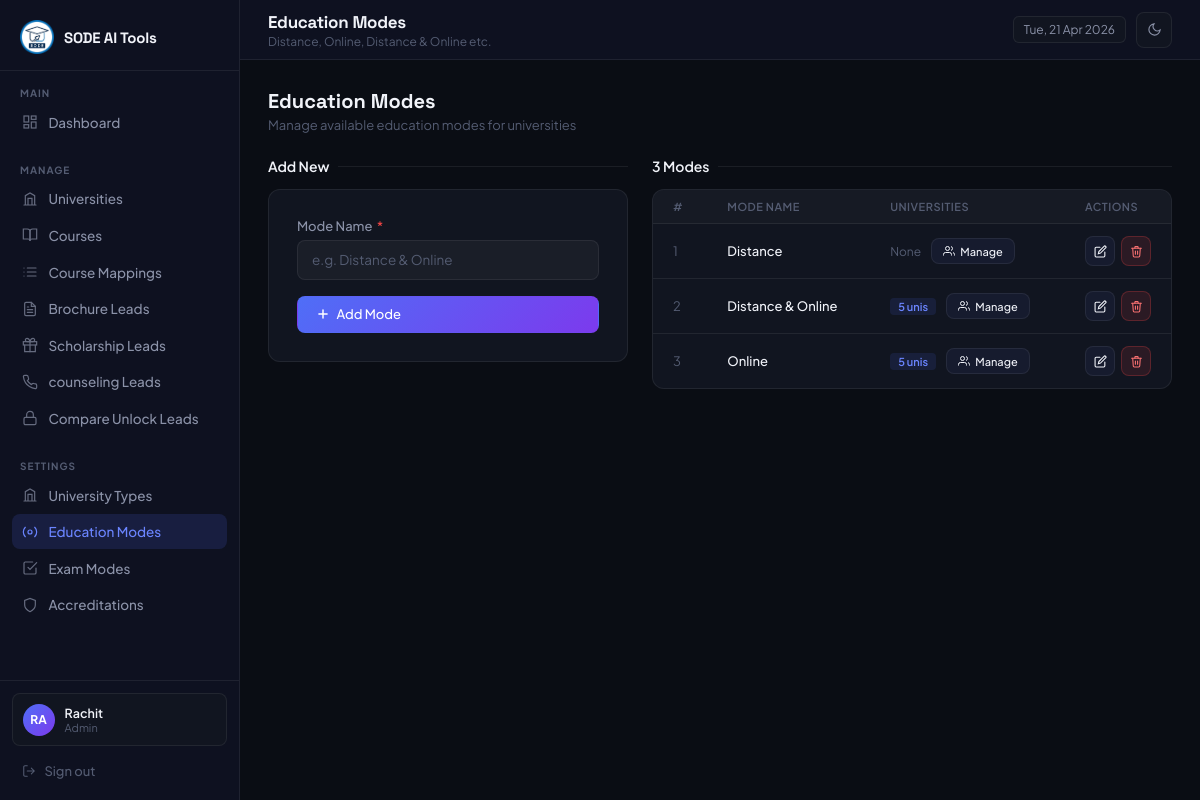
The page /admin/masters/modes.php (signed in) on the database its author committed.
### tables this page shows
CREATE TABLE `education_modes` (
  `id` tinyint(3) UNSIGNED NOT NULL,
  `mode_name` varchar(100) NOT NULL
);

### includes/helpers.php (called while the page is built, shortened)
<?php
function e(mixed $val): string {
    return htmlspecialchars((string)$val, ENT_QUOTES, 'UTF-8');
}

### admin/masters/modes.php (the view, shortened to what this page needs)
<?php
require_once '../../includes/db.php';
require_once '../../includes/helpers.php';
$edit_item = null;
$all = $pdo->query("SELECT m.*, COUNT(um.university_id) as usage_count
    FROM education_modes m
    LEFT JOIN university_education_modes um ON um.education_mode_id=m.id
    GROUP BY m.id ORDER BY m.mode_name ASC")->fetchAll();
?>
<!DOCTYPE html>
<html lang="en">
<head>
</head>
<body>
  <?php require_once __DIR__ . '/../includes/sidebar.php'; ?>
  <main class="main">
    <?php require_once __DIR__ . '/../includes/topbar.php'; ?>
    <div class="content">
      <div class="page-header">
        <div>
          <h3>Education Modes</h3>
          <p>Manage available education modes for universities</p>
        </div>
      </div>
      <div class="master-wrap">
        <div>
          <?php if (!$edit_item): ?>
            <div class="section-title">Add New</div>
            <div class="form-card">
              <form method="POST">
                <div class="form-group" style="margin-bottom:1rem;">
                  <label>Mode Name <span class="req">*</span></label>
                  <input type="text" name="name" class="form-control" placeholder="e.g. Distance & Online"
                    value="<?= e($_POST['name'] ?? '') ?>" autofocus>
                </div>
                <button type="submit" class="btn btn-primary" style="width:100%;">
                  <svg width="14" height="14" viewBox="0 0 24 24" fill="none" stroke="currentColor" stroke-width="2.5"
                    stroke-linecap="round">
                    <line x1="12" y1="5" x2="12" y2="19" />
                    <line x1="5" y1="12" x2="19" y2="12" />
                  </svg>
                  Add Mode
                </button>
              </form>
            </div>
          <?php endif; ?>
        </div>
        <div>
          <div class="section-title"><?= count($all) ?> Modes</div>
          <div class="panel">
            <table>
              <thead>
                <tr>
                  <th>#</th>
                  <th>Mode Name</th>
                  <th>Universities</th>
                  <th style="width:100px;">Actions</th>
                </tr>
              </thead>
              <tbody>
                <?php if ($all):
                  foreach ($all as $i => $m): ?>
                    <tr data-ba-row-id="<?= $m['id'] ?>" data-ba-module="education_modes" class="<?= ($edit_item && $edit_item['id'] == $m['id']) ? 'edit-row' : '' ?>">
                      <td style="color:var(--text-s);"><?= $i + 1 ?></td>
                      <td><span class="cell-name"><?= e($m['mode_name']) ?></span></td>
                      <td>
                        <div class="ba-trigger-cell">
                          <?= $m['usage_count'] > 0
                            ? '<span class="usage-badge ba-usage-badge">' . $m['usage_count'] . ' uni' . ($m['usage_count'] > 1 ? 's' : '') . '</span>'
                            : '<span style="color:var(--text-s);font-size:12px;" class="ba-none-text">None</span>' ?>
                          <button type="button" class="btn btn-secondary btn-sm ba-manage-btn"
                            onclick="openBulkModal('education_modes', <?= $m['id'] ?>, <?= htmlspecialchars(json_encode($m['mode_name']), ENT_QUOTES) ?>)"
                            title="Manage universities">
                            <svg width="12" height="12" viewBox="0 0 24 24" fill="none" stroke="currentColor" stroke-width="2"><path d="M17 21v-2a4 4 0 0 0-4-4H5a4 4 0 0 0-4 4v2"/><circle cx="9" cy="7" r="4"/><path d="M23 21v-2a4 4 0 0 0-3-3.87"/><path d="M16 3.13a4 4 0 0 1 0 7.75"/></svg>
                            Manage
                          </button>
                        </div>
                      </td>
                      <td>
                        <div class="action-col">
                          <a href="?edit=<?= $m['id'] ?>" class="btn btn-secondary btn-sm btn-icon" title="Edit">
                            <svg width="13" height="13" viewBox="0 0 24 24" fill="none" stroke="currentColor"
                              stroke-width="2" stroke-linecap="round">
                              <path d="M11 4H4a2 2 0 0 0-2 2v14a2 2 0 0 0 2 2h14a2 2 0 0 0 2-2v-7" />
                              <path d="M18.5 2.5a2.121 2.121 0 0 1 3 3L12 15l-4 1 1-4 9.5-9.5z" />
                            </svg>
                          </a>
                          <form method="POST" style="display:inline;">
                            <button type="submit" class="btn btn-danger btn-sm btn-icon" title="Delete"
                              data-confirm="Delete '<?= e($m['mode_name']) ?>'?">
                              <svg width="13" height="13" viewBox="0 0 24 24" fill="none" stroke="currentColor"
                                stroke-width="2" stroke-linecap="round">
                                <polyline points="3 6 5 6 21 6" />
                                <path d="M19 6l-1 14a2 2 0 0 1-2 2H8a2 2 0 0 1-2-2L5 6" />
                                <path d="M10 11v6M14 11v6" />
                                <path d="M9 6V4a1 1 0 0 1 1-1h4a1 1 0 0 1 1 1v2" />
                              </svg>
                            </button>
                          </form>
                        </div>
                      </td>
                    </tr>
                  <?php endforeach; endif; ?>
              </tbody>
            </table>
          </div>
        </div>
      </div>
    </div>
  </main>
</body>
</html>

### admin/includes/layout_head.php (style rules this page uses)
*, *::before, *::after { box-sizing: border-box; margin: 0; padding: 0; }
:root { color-scheme: dark; --bg: #0a0d14; --sidebar: #0e1120; --surface: #111520; --surface-h: #161b2e; --border: rgba(255, 255, 255, 0.07); --border-h: rgba(255, 255, 255, 0.13); --accent: #4f6ef7; --accent-h: #6b85ff; --accent-g: #7c3aed; --text: #f1f3f9; --text-m: #8b92a8; --text-s: #545c72; --success: #22c55e; --warning: #f59e0b; --danger: #ef4444; --radius: 12px; --radius-sm: 8px; --sidebar-w: 240px; }
body { font-family: 'Plus Jakarta Sans', sans-serif; background: var(--bg); color: var(--text); display: flex; min-height: 100vh; font-size: 14px; transition: background 0.2s, color 0.2s; overflow-x: hidden; }
.main { margin-left: var(--sidebar-w); flex: 1; display: flex; flex-direction: column; min-height: 100vh; min-width: 0; }
.content { padding: 1.75rem; flex: 1; min-width: 0; max-width: 100%; overflow-x: hidden; }
.section-title { font-size: 14px; font-weight: 600; color: var(--text); margin-bottom: 0.875rem; display: flex; align-items: center; gap: 8px; }
.section-title::after { content: ''; flex: 1; height: 1px; background: var(--border); }
.panel { background: var(--surface); border: 1px solid var(--border); border-radius: var(--radius); overflow: hidden; }
table { width: 100%; border-collapse: collapse; }
table th { padding: 0.625rem 1.25rem; font-size: 11px; font-weight: 600; letter-spacing: 0.5px; text-transform: uppercase; color: var(--text-s); text-align: left; border-bottom: 1px solid var(--border); background: rgba(255, 255, 255, 0.02); }
table td { padding: 0.75rem 1.25rem; font-size: 13px; border-bottom: 1px solid var(--border); color: var(--text-m); }
table tr:last-child td { border-bottom: none; }
table td .cell-name { color: var(--text); font-weight: 500; }
.form-card { background: var(--surface); border: 1px solid var(--border); border-radius: var(--radius); padding: 1.75rem; }
.form-group { display: flex; flex-direction: column; gap: 6px; }
.form-group label { font-size: 13px; font-weight: 500; color: var(--text-m); }
.form-group label span.req { color: var(--danger); margin-left: 2px; }
.form-control { width: 100%; background: rgba(255, 255, 255, 0.04); border: 1px solid var(--border); border-radius: var(--radius-sm); padding: 0.65rem 0.875rem; font-size: 13.5px; font-family: inherit; color: var(--text); transition: border-color 0.2s, box-shadow 0.2s; outline: none; }
.form-control::placeholder { color: var(--text-s); }
.btn { display: inline-flex; align-items: center; gap: 7px; padding: 0.6rem 1.1rem; border-radius: var(--radius-sm); font-size: 13px; font-weight: 500; font-family: inherit; cursor: pointer; transition: opacity 0.2s, transform 0.15s, background 0.15s; text-decoration: none; border: 1px solid transparent; }
.btn-primary { background: linear-gradient(135deg, var(--accent) 0%, var(--accent-g) 100%); color: #fff; border-color: transparent; }
.btn-secondary { background: var(--surface-h); color: var(--text); border-color: var(--border); }
.btn-danger { background: rgba(239, 68, 68, 0.12); color: #f87171; border-color: rgba(239, 68, 68, 0.25); }
.btn-sm { padding: 0.35rem 0.7rem; font-size: 12px; }
.btn-icon { padding: 0.4rem; width: 30px; height: 30px; justify-content: center; }
.page-header { display: flex; align-items: center; justify-content: space-between; margin-bottom: 1.5rem; }
.page-header h3 { font-family: 'Space Grotesk', sans-serif; font-size: 20px; font-weight: 700; }
.page-header p { font-size: 13px; color: var(--text-s); margin-top: 3px; }
.action-col { display: flex; gap: 6px; align-items: center; }

### admin/masters/modes.php (style rules this page uses)
.master-wrap { display: grid; grid-template-columns: 360px 1fr; gap: 1.5rem; align-items: start; }
.usage-badge { display: inline-block; padding: 2px 8px; border-radius: 4px; font-size: 11px; font-weight: 600; background: rgba(79, 110, 247, 0.12); color: var(--accent-h); }
.ba-trigger-cell { display:flex; align-items:center; gap:10px; flex-wrap:wrap; }
.ba-manage-btn { font-size:11px !important; gap:5px; }

### rows shown on the page
education_modes: mode_name "Distance", shows "None"
education_modes: mode_name "Distance & Online", usage_count "5"
education_modes: mode_name "Online", usage_count "5"

### other values the page prints
substr($_SESSION['admin_name'], 0, 2) "RA"
$_SESSION['admin_name'] "Rachit"
$_SESSION['admin_role'] "Admin"
$page_title "Education Modes"
$page_subtitle "Distance, Online, Distance & Online etc."
count($all) "3"
